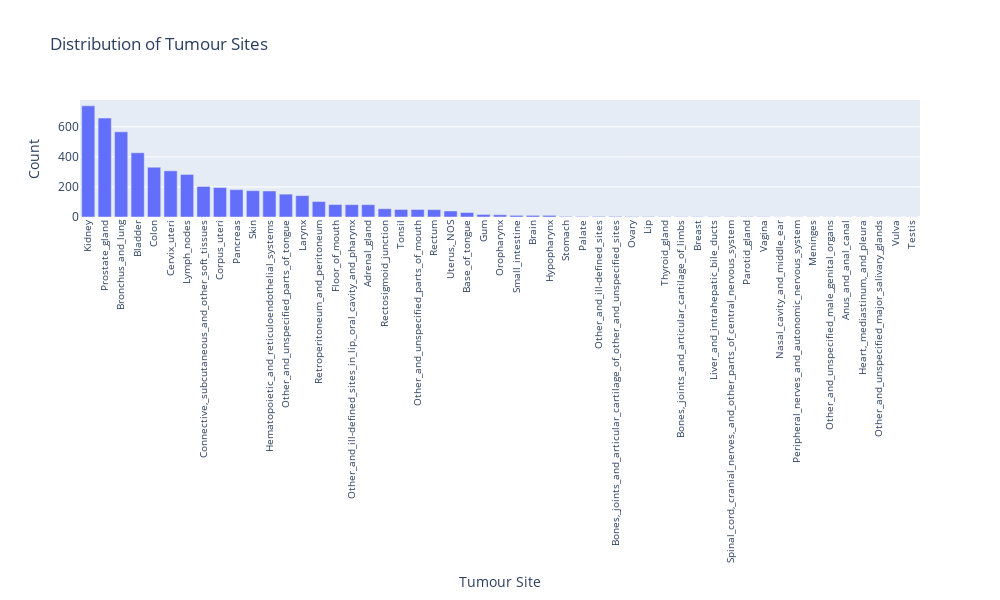

Notebook cell for this chart:
### Markdown cell above
## Label Analysis

### Code cell
import plotly.express as px

# Get value counts
tumour_site_counts = label_df["tumour_site"].value_counts()

# Create the bar plot
fig = px.bar(
    x=tumour_site_counts.index,
    y=tumour_site_counts.values,
    labels={'x': 'Tumour Site', 'y': 'Count'},
    title='Distribution of Tumour Sites'
)

# Improve readability of long labels
fig.update_layout(
    xaxis_tickangle=-90,  # Rotate labels
    xaxis_tickfont=dict(size=10),  # Adjust font size if needed
    margin=dict(b=150),  # Increase bottom margin to prevent label cutoff
    height=600,  # Adjust height
    width=1000  # Adjust width
)

fig.show()

### Figure 1 — Plotly figure (JSON) as saved in the notebook; plotly's stock layout.template omitted (floating-point values rounded to 4 significant figures)
{"data": [{"hovertemplate": "Tumour Site=%{x}<br>Count=%{y}<extra></extra>", "legendgroup": "", "marker": {"color": "#636efa", "pattern": {"shape": ""}}, "name": "", "orientation": "v", "showlegend": false, "textposition": "auto", "type": "bar", "x": ["Kidney", "Prostate_gland", "Bronchus_and_lung", "Bladder", "Colon", "Cervix_uteri", "Lymph_nodes", "Connective,_subcutaneous_and_other_soft_tissues", "Corpus_uteri", "Pancreas", "Skin", "Hematopoietic_and_reticuloendothelial_systems", "Other_and_unspecified_parts_of_tongue", "Larynx", "Retroperitoneum_and_peritoneum", "Floor_of_mouth", "Other_and_ill-defined_sites_in_lip,_oral_cavity_and_pharynx", "Adrenal_gland", "Rectosigmoid_junction", "Tonsil", "Other_and_unspecified_parts_of_mouth", "Rectum", "Uterus,_NOS", "Base_of_tongue", "Gum", "Oropharynx", "Small_intestine", "Brain", "Hypopharynx", "Stomach", "Palate", "Other_and_ill-defined_sites", "Bones,_joints_and_articular_cartilage_of_other_and_unspecified_sites", "Ovary", "Lip", "Thyroid_gland", "Bones,_joints_and_articular_cartilage_of_limbs", "Breast", "Liver_and_intrahepatic_bile_ducts", "Spinal_cord,_cranial_nerves,_and_other_parts_of_central_nervous_system", "Parotid_gland", "Vagina", "Nasal_cavity_and_middle_ear", "Peripheral_nerves_and_autonomic_nervous_system", "Meninges", "Other_and_unspecified_male_genital_organs", "Anus_and_anal_canal", "Heart,_mediastinum,_and_pleura", "Other_and_unspecified_major_salivary_glands", "Vulva", "Testis"], "xaxis": "x", "y": [739, 658, 566, 427, 331, 307, 283, 203, 196, 182, 175, 173, 152, 142, 103, 83, 82, 82, 55, 50, 50, 49, 40, 30, 17, 15, 11, 11, 11, 4, 4, 4, 4, 3, 3, 2, 2, 2, 2, 2, 2, 2, 1, 1, 1, 1, 1, 1, 1, 1, 1], "yaxis": "y"}], "layout": {"barmode": "relative", "height": 600, "legend": {"tracegroupgap": 0}, "margin": {"b": 150}, "title": {"text": "Distribution of Tumour Sites"}, "width": 1000, "xaxis": {"anchor": "y", "domain": [0, 1], "tickangle": -90, "tickfont": {"size": 10}, "title": {"text": "Tumour Site"}}, "yaxis": {"anchor": "x", "domain": [0, 1], "title": {"text": "Count"}}}}
